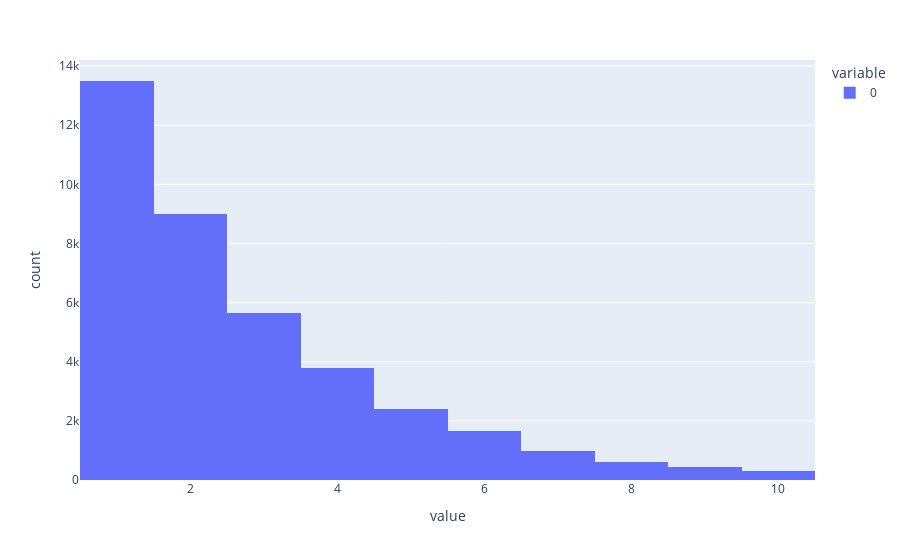

Source (notebook cell):
### Code cell
px.histogram(w)

### Figure 1 — Plotly figure (JSON) as saved in the notebook; plotly's stock layout.template omitted (floating-point values rounded to 4 significant figures; data arrays with more than 128 entries replaced by an {"elided": "..."} marker saying what was removed)
{"data": [{"alignmentgroup": "True", "bingroup": "x", "hovertemplate": "variable=0<br>value=%{x}<br>count=%{y}<extra></extra>", "legendgroup": "0", "marker": {"color": "#636efa"}, "name": "0", "offsetgroup": "0", "orientation": "v", "showlegend": true, "type": "histogram", "x": {"elided": "38333 int values"}, "xaxis": "x", "yaxis": "y"}], "layout": {"barmode": "relative", "legend": {"title": {"text": "variable"}, "tracegroupgap": 0}, "margin": {"t": 60}, "xaxis": {"anchor": "y", "domain": [0, 1], "title": {"text": "value"}}, "yaxis": {"anchor": "x", "domain": [0, 1], "title": {"text": "count"}}}}
